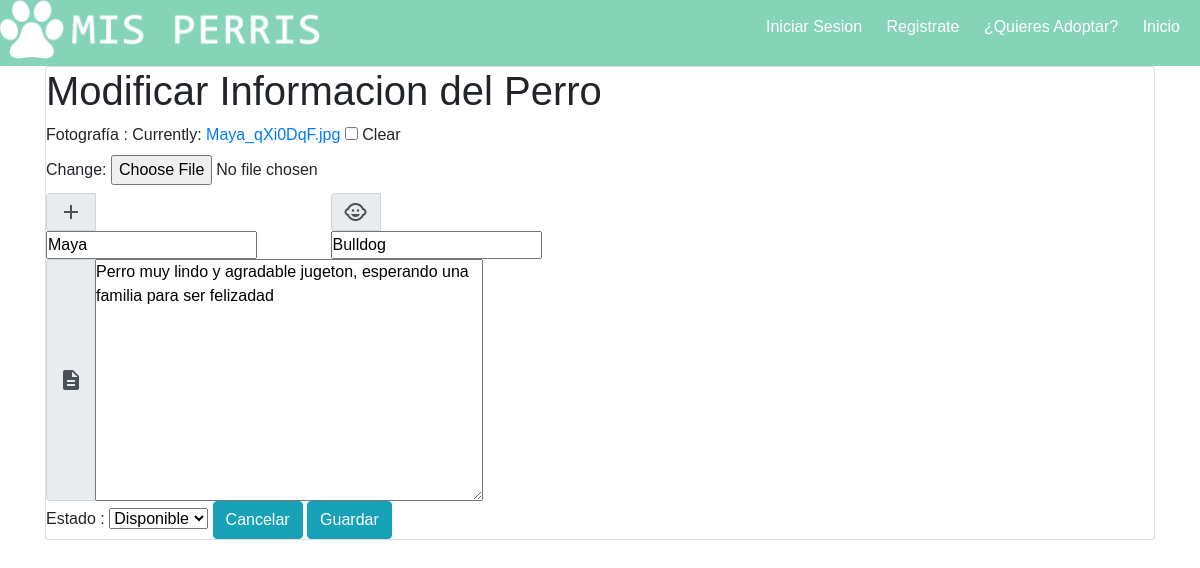
The page /perro/42/editar/ on the database as committed earlier.
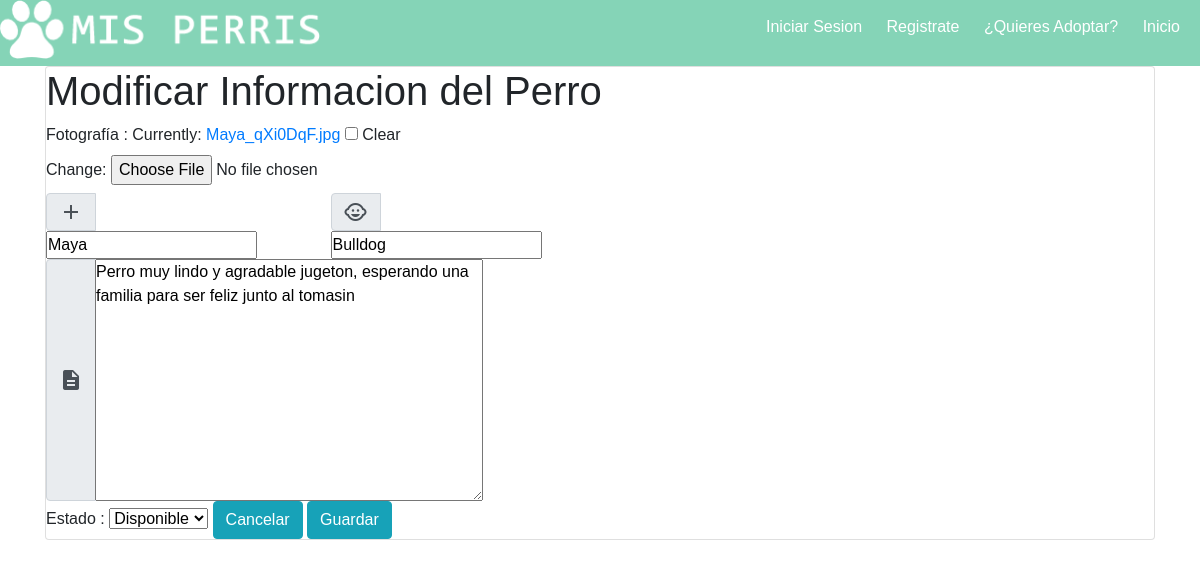
The same page on the database as committed later.
### perris/models.py (models this page shows, shortened)
class Perros_Rescatados(models.Model):
    author = models.ForeignKey('auth.User', on_delete=models.CASCADE)
    estado= models.CharField(max_length=30, choices=ESTADOS, default='')
    fotografia_perro=models.FileField(blank=True, null=True)
    nombre_perro = models.CharField(max_length=200)
    raza_predominante = models.CharField(max_length=200)
    descripcion=models.TextField()
    published_date = models.DateTimeField(blank=True, null=True)
    class Meta:
        permissions = (
            ('adoptantes', _('Adoptantes')),
        )

### perris/views.py (the view)
# urls.py: path('perro/<int:pk>/editar/', views.editarperro, name='edit_post_perro'),
def editarperro(request, pk):
    post = get_object_or_404(Perros_Rescatados, pk=pk)
    if request.method == "POST":
        form = Perro_RescatadoForm(request.POST or None , request.FILES or None, instance=post)
        if form.is_valid():
            post = form.save(commit=False)
            post.author = request.user
            post.published_date = timezone.now()
            post.save()
            messages.info(request, 'La informacion del  perro se actualizo')
            return redirect('adm.inicio')
    else:
        form = Perro_RescatadoForm(instance=post)
    return render(request, 'perris/editarperro.html', {'form': form})

### perris/forms.py
class Perro_RescatadoForm(forms.ModelForm):
	class Meta:
		model=Perros_Rescatados
		fields=('fotografia_perro','nombre_perro' , 'raza_predominante' , 'descripcion','estado', )

### perris/templates/perris/editarperro.html (shortened to what this page needs)
{% load staticfiles %}
<!DOCTYPE html>
<html lang="en">
<head>
        <link href="https://use.fontawesome.com/releases/v5.0.7/css/all.css" rel="stylesheet">
    <link rel="stylesheet" href="{% static 'css/perris.css' %}">
    <link rel="stylesheet" href="{% static 'Fuentes/style.css' %}">
<link rel="stylesheet" href="https://stackpath.bootstrapcdn.com/bootstrap/4.1.3/css/bootstrap.min.css">
<link rel="stylesheet" type="text/css" href="{% static 'fonts/style.css' %}">
<link rel="stylesheet" href="https://cdnjs.cloudflare.com/ajax/libs/animate.css/3.7.0/animate.min.css">
<link href="//cdn.bootcss.com/bootstrap-datetimepicker/4.17.44/css/bootstrap-datetimepicker.min.css" rel="stylesheet">
<link rel="stylesheet" href="https://use.fontawesome.com/releases/v5.4.1/css/all.css"></head>
</head>
 <div class="contenido-cabecera">
                <div class="cabecera-logo">
                    <img src="{% static 'img/logo.png' %}" alt="logo">
                </div>
                <div class="cabecera-lista">
                    <ul class="lista">
                         {% if user.is_authenticated %}
                        <li><a href="{% url 'logout' %}">Cerrar Sesion ({{user.username}}) </a> </li>
                        {% else %}
                        <li><a href="{% url 'login' %}">Iniciar Sesion</a> </li>
                        <li><a href="{% url 'registrar' %}">Registrate</a> </li>
                        {% endif %}
                        <li><a href="{% url 'perros_disponibles' %}">¿Quieres Adoptar?</a> </li>
                        <li><a href="http://localhost:8000/">Inicio</a> </li>
                    </ul>
                </div>
            </div>
<div class="container">
<div class="card formulario-perro">
        <h1 class="titulo-agregar-perro ">Modificar Informacion del Perro</h1>
    <div class="row ">
    <div class="col-lg-6 ">
        <form method="POST" class="form-add" enctype="multipart/form-data">
        <label>Fotografía : {{form.fotografia_perro}}</label>
               <div class="row">
                <div class="col-6">
                    <div class="input-group">
                <div class="input-group-prepend">
                  <div class="input-group-text"><i class="material-icons">add</i></div>
                </div>
                {{form.nombre_perro}}
              </div>
                </div>
                <div class="col-6">
                  <div class="input-group">
                <div class="input-group-prepend">
                  <div class="input-group-text"><i class="material-icons">child_care</i></div>
                </div>
                {{ form.raza_predominante }}
              </div>
                </div>
               </div>
               <div class="row">
                 <div class="col-12">
                   <div class="input-group">
                <div class="input-group-prepend">
                  <div class="input-group-text"><i class="material-icons">description</i></div>
                </div>
                {{ form.descripcion }}
              </div>
                 </div>
               </div>
                <label>Estado : {{form.estado}}</label>
       <a href="{%  url 'adm.inicio' %}" class="btn btn-info btn-cancelar" >Cancelar</a>
     <button type='submit' class="save btn btn-info btn-cancelar">Guardar</button>
    </form>
    </div>
</div>
</div>
</div>

Rows that differ between the two databases and show on the page:
changed Perros_Rescatados "Maya": descripcion "Perro muy lindo y agradable jugeton, esperando una familia para ser felizadad" → "Perro muy lindo y agradable jugeton, esperando una familia para ser feliz junto al tomasin"
